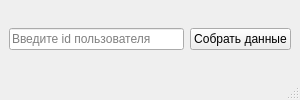
<?xml version="1.0" encoding="UTF-8"?>
<ui version="4.0">
 <class>StatisticFastcup</class>
 <widget class="QMainWindow" name="StatisticFastcup">
  <property name="enabled">
   <bool>true</bool>
  </property>
  <property name="geometry">
   <rect>
    <x>0</x>
    <y>0</y>
    <width>300</width>
    <height>100</height>
   </rect>
  </property>
  <property name="sizePolicy">
   <sizepolicy hsizetype="Preferred" vsizetype="Preferred">
    <horstretch>0</horstretch>
    <verstretch>0</verstretch>
   </sizepolicy>
  </property>
  <property name="minimumSize">
   <size>
    <width>300</width>
    <height>100</height>
   </size>
  </property>
  <property name="maximumSize">
   <size>
    <width>300</width>
    <height>100</height>
   </size>
  </property>
  <property name="windowTitle">
   <string>StatisticFastcup</string>
  </property>
  <widget class="QWidget" name="centralwidget">
   <layout class="QHBoxLayout" name="horizontalLayout">
    <item>
     <widget class="QLineEdit" name="lineEdit">
      <property name="placeholderText">
       <string>Введите id пользователя</string>
      </property>
     </widget>
    </item>
    <item>
     <widget class="QPushButton" name="btn_id">
      <property name="text">
       <string>Собрать данные</string>
      </property>
     </widget>
    </item>
   </layout>
  </widget>
  <widget class="QStatusBar" name="statusbar"/>
 </widget>
 <resources/>
 <connections/>
</ui>
